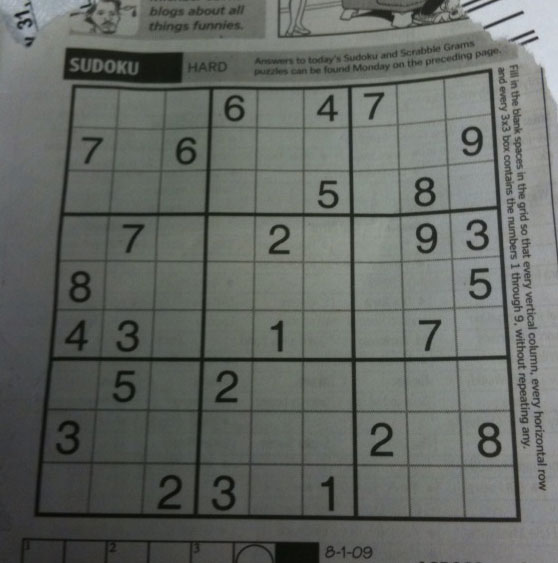
#> input picture weekly_exercises/data/images/sudoku.png, 558 x 563 px
$ jupyter execute --allow-errors week5.ipynb
#> lines starting #> are read from the running program, lines starting #| are printed output that depends on the picture; after the words box and inside, x2 and y2 are one past the last pixel; in counts of white or black regions, pixels touching at a corner belong together
# Segmentation & Morphological Operations

[cell 1]
import numpy as np
import cv2
import matplotlib.pyplot as plt
import os

imagesDir = './data/images' # Change this, according to your images' directory path

13. Segmentation - Thresholding

[cell 2]
# Read the iamge
filename = 'sudoku.png'
img = cv2.imread(os.path.join(imagesDir, filename))   # Thresholding is done on grayscale images
#> img is the input picture: shape (563, 558, 3); mean B, G, R 99.5, 104.1, 100

# if image is not read properly, print error message and exit
if img is None:
    print("Could not read the image.")
else:
    plt.imshow(img)
    plt.title('Original Image')
    plt.axis('off')
    plt.show()

# Convert to grayscale
gray = cv2.cvtColor(img, cv2.COLOR_BGR2GRAY)

[cell 3]
# Let's first compare the different simple thresholding methods
ret, thresh1 = cv2.threshold(gray, 127, 255, cv2.THRESH_BINARY)
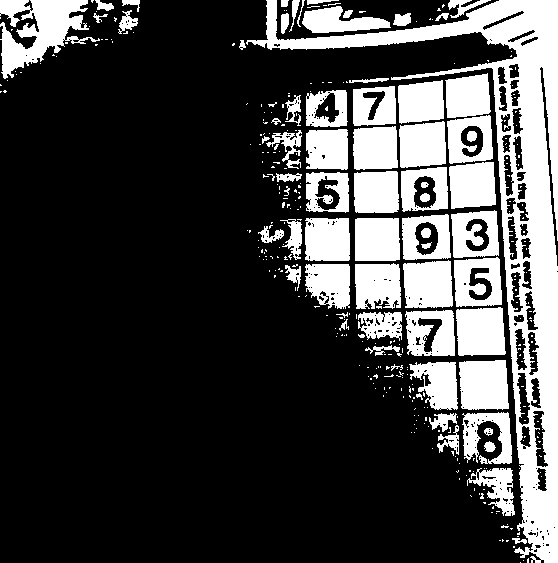
#> thresh1: shape (563, 558); 26% white; 351 white regions (281 under 20 px), largest, box (x1, y1, x2, y2) and area: (246, 0, 558, 563) 26722, (0, 0, 100, 79) 3842, (459, 360, 509, 410) 2280
ret, thresh2 = cv2.threshold(gray, 127, 255, cv2.THRESH_BINARY_INV)
ret, thresh3 = cv2.threshold(gray, 127, 255, cv2.THRESH_TRUNC)
ret, thresh4 = cv2.threshold(gray, 127, 255, cv2.THRESH_TOZERO)
ret, thresh5 = cv2.threshold(gray, 127, 255, cv2.THRESH_TOZERO_INV)

# Plot the results
titles = ['Original Image', 'BINARY', 'BINARY_INV', 'TRUNC', 'TOZERO', 'TOZERO_INV']
images = [gray, thresh1, thresh2, thresh3, thresh4, thresh5]

# set figure size
plt.rcParams["figure.figsize"] = (12, 12)
# plot the images
for i in range(6):
    plt.subplot(2, 3, i+1)
    plt.imshow(images[i], 'gray', vmin=0, vmax=255)
    plt.title(titles[i])
    plt.axis('off')

[cell 4]
# In Global Thresholding, we used an arbitrary chosen value as threshold. Otsu's method avoids having to choose a value and determines it automatically.
# Essentially, it views the image as a histogram and tries to find an optimal threshold value that minimizes the intra-class variance. That is, a threshold value that splits the
# image into two parts with the least amount of variance between them.

# Otsu's thresholding
ret, otsuTh1 = cv2.threshold(gray, 0, 255, cv2.THRESH_BINARY + cv2.THRESH_OTSU)
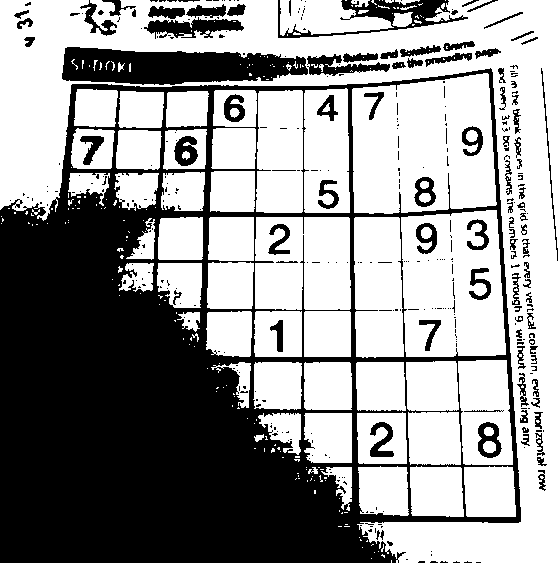
#> otsuTh1: shape (563, 558); 59% white; 359 black regions (263 under 20 px), largest, box (x1, y1, x2, y2) and area: (0, 68, 521, 563) 105703, (62, 47, 308, 85) 6806, (278, 0, 468, 38) 2033
#> ret = 97

# Otsu's thresholding after Gaussian filtering (5x5)
blur = cv2.GaussianBlur(gray, (5, 5), 0)
ret, otsuTh2 = cv2.threshold(blur, 0, 255, cv2.THRESH_BINARY + cv2.THRESH_OTSU)

# Plot the results
titles = [
            'Original Noisy Image', "Histogram", 'Global Thresholding (v = 127)',
            'Original Noisy Image', 'Histogram', "Otsu's Thresholding",
            'Gaussian filtered Image', 'Histogram', "Otsu's Thresholding"
        ]
images = [
            gray, 0, thresh1,
            gray, 0, otsuTh1,
            blur, 0, otsuTh2
        ]

# set figure size
plt.rcParams["figure.figsize"] = (18, 10)
# plot the images
for i in range(3):
    plt.subplot(3, 3, i*3+1)
    plt.imshow(images[i*3], 'gray')
    plt.title(titles[i*3])
    plt.axis('off')

    plt.subplot(3, 3, i*3+2)
    plt.hist(images[i*3].ravel(), 256)
    plt.title(titles[i*3+1])
    plt.axis('off')

    plt.subplot(3, 3, i*3+3)
    plt.imshow(images[i*3+2], 'gray', vmin=0, vmax=255)
    plt.title(titles[i*3+2])
    plt.axis('off')

[cell 5]
# Previously, we used one global value as a threshold. But this might not be good in all cases, e.g. if an image has different lighting conditions in different areas.
# In that case, Adaptive Thresholding can help. Here, the algorithm determines the threshold for a pixel based on a small region around it.
# So we get different thresholds for different regions of the same image which gives better results for images with varying illumination.

# Adaptive Thresholding
# blockSize: size of a pixel neighborhood that is used to calculate a threshold value for the pixel
# C: constant subtracted from the mean or weighted mean
def adaptiveThresholding(img, blockSize, C):
    # Blurs the image to remove noise
#> called with blockSize = 11, C = 2
    smoothImg = cv2.medianBlur(img, 5)

    # Global thresholding
    ret, th_global = cv2.threshold(smoothImg, 127, 255, cv2.THRESH_BINARY)

    # Adaptive thresholding
    # Adaptive Mean Thresholding
    th_adaptive1 = cv2.adaptiveThreshold(smoothImg, 255, cv2.ADAPTIVE_THRESH_MEAN_C, cv2.THRESH_BINARY, blockSize, C)
    # Adaptive Gaussian Thresholding
    th_adaptive2 = cv2.adaptiveThreshold(smoothImg, 255, cv2.ADAPTIVE_THRESH_GAUSSIAN_C, cv2.THRESH_BINARY, blockSize, C)
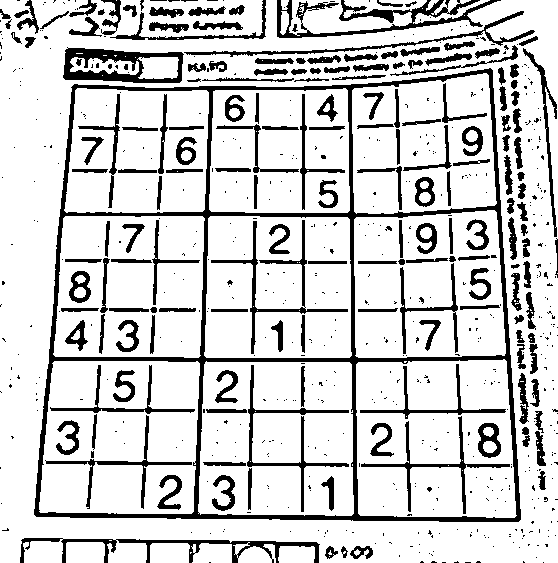
#> th_adaptive2: shape (563, 558); 81.8% white; 695 black regions (518 under 20 px), largest, box (x1, y1, x2, y2) and area: (34, 68, 521, 522) 14492, (277, 0, 501, 38) 2417, (63, 47, 184, 83) 2026

    # Plot the results
    titles = ['Original Image', 'Global Thresholding (v = 127)', 'Adaptive Mean Thresholding', 'Adaptive Gaussian Thresholding']
    images = [smoothImg, th_global, th_adaptive1, th_adaptive2]

    # set figure size
    plt.rcParams["figure.figsize"] = (12, 12)
    # plot the images
    for i in range(4):
        plt.subplot(2, 2, i+1)
        plt.imshow(images[i], 'gray')
        plt.title(titles[i])
        plt.axis('off')

adaptiveThresholding(gray, 11, 2)

14. Segmentation - K-Means

[cell 6]
# Read the image
filename = 'sudoku.png'
img = cv2.imread(os.path.join(imagesDir, filename))   # Segmentation is done on grayscale images

# if image is not read properly, print error message and exit
if img is None:
    print("Could not read the image.")
else:
    plt.imshow(img)
    plt.title('Original Image')
    plt.axis('off')
    plt.show()

# Convert to grayscale
gray = cv2.cvtColor(img, cv2.COLOR_BGR2GRAY)

[cell 7]
# Reshape the image to a 2D array of pixels and 3 color values (RGB)
# (height * width, 3) This is needed to apply kmeans()
pixel_values = img.reshape((-1, 3))
# Convert to float type
pixel_values = np.float32(pixel_values)
print("pixel_values shape: ", pixel_values.shape)
#| pixel_values shape:  (314154, 3)

# Define the criteria to stop the K-means algorithm
# (Criteria, max_iter, epsilon)
criteria = (cv2.TERM_CRITERIA_EPS + cv2.TERM_CRITERIA_MAX_ITER, 10, 0.5)
# Set flags - Specify how initial centers are taken
flags = cv2.KMEANS_RANDOM_CENTERS
# Number of clusters (K)
K = 4

# Apply K-Means
retval, labels, centers = cv2.kmeans(pixel_values, K, None, criteria, 10, flags)
#> retval = 144477168.4; centers = [[105.7, 111.7, 107], [140.2, 143.6, 139], [37.3, 41.41, 38.7], [75.49, 79.63, 76.22]]

# Convert back to 8 bit values
centers = np.uint8(centers)
#> centers = [[105, 111, 107], [140, 143, 138], [37, 41, 38], [75, 79, 76]]
print("centers: ", centers.shape)
#| centers:  (4, 3)

print("labels: ", labels.shape)
#| labels:  (314154, 1)


segmented_data = centers[labels.flatten()]  # Mapping labels to center points
segmented_image = segmented_data.reshape((img.shape))  # Reshaping data into the original image dimensions

# Plot the results
plt.imshow(segmented_image)

15. Segmentation - Watersheds

[cell 8]
# Read the image
filename = 'watershed_coins.jpg'
img = cv2.imread(os.path.join(imagesDir, filename))
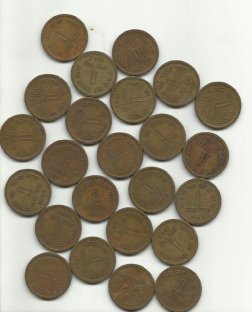
#> input picture weekly_exercises/data/images/watershed_coins.jpg, 252 x 312 px
#> img is the input picture: shape (312, 252, 3); mean B, G, R 136.3, 153.2, 161.4
# if image is not read properly, print error message and exit
if img is None:
    print("Could not read the image.")
else:
    img = cv2.cvtColor(img, cv2.COLOR_BGR2RGB)  # matplotlib uses RGB format
    plt.imshow(img)
    plt.title('Original Image')
    plt.axis('off')
    plt.show()

# Convert to grayscale
gray = cv2.cvtColor(img, cv2.COLOR_RGB2GRAY)
#> gray: shape (312, 252)

[cell 9]
# We start by finding an approximate estimate of the coins. We'll use Otsu's Binarization thresholding for this.
# We use THRESH_BINARY_INV, since the background is brighter than the coins.
threshVal, threshImg = cv2.threshold(gray, 0, 255, cv2.THRESH_BINARY_INV + cv2.THRESH_OTSU)
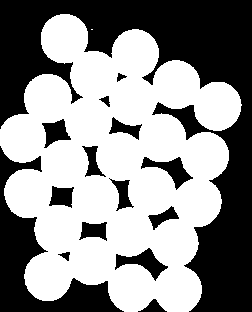
#> threshImg: shape (312, 252); 55.9% white; 15 black regions, largest, box (x1, y1, x2, y2) and area: (0, 0, 252, 312) 24925, (0, 146, 124, 312) 5653, (115, 248, 168, 281) 657
#> threshVal = 162

# Show the result
plt.imshow(threshImg, 'gray')
plt.title("Otsu Thresholded Image")
plt.axis('off')
plt.show()

[cell 10]
# Now we need to remove any small white noise in the image. We'll use morphological opening for that. TO remove any small holes in the object, we cna use morphological closing.
# So, we will end up with:
# Foreground -> Region near the center of objects we are sure its foreground
# Background -> Region much away from the objects we are sure its background
# Unknown -> Region which may be foreground or background

# We will use the distance transform to extract the area we are use its foreground and dilation to extract the area we are sure its background.

# Noise removal
kernel = np.ones((3, 3), np.uint8)
opening = cv2.morphologyEx(threshImg, cv2.MORPH_OPEN, kernel, iterations=2)

# sure background area
sure_bg = cv2.dilate(opening, kernel, iterations=3)

# sure foreground area. Erosion could be used instead of distance transform if we are sure that the objects are not touching each other.
dist_transform = cv2.distanceTransform(opening, cv2.DIST_L2, 5)
ret, sure_fg = cv2.threshold(dist_transform, 0.7*dist_transform.max(), 255, 0)
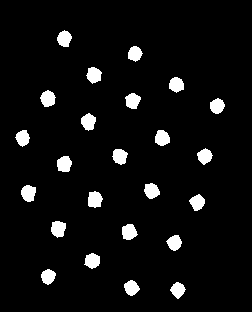
#> sure_fg: shape (312, 252) float32; 5.6% white; 24 white regions, largest, box (x1, y1, x2, y2) and area: (88, 191, 103, 208) 198, (21, 185, 36, 202) 196, (51, 221, 66, 238) 196
#> ret = 16.78

# Finding unknown region
sure_fg = np.uint8(sure_fg)
unknown = cv2.subtract(sure_bg, sure_fg)

# Show the results
plt.rcParams["figure.figsize"] = (8, 8)
plt.subplot(221), plt.imshow(opening, 'gray'), plt.title("Opening")
plt.subplot(222), plt.imshow(sure_bg, 'gray'), plt.title("Sure Background")
plt.subplot(223), plt.imshow(dist_transform, 'gray'), plt.title("Distance Transform")
plt.subplot(224), plt.imshow(sure_fg, 'gray'), plt.title("Sure Foreground")
plt.show()

[cell 11]
# Now we know for sure which are regions of coins and background. What is left is to discover the unknown regions. For that,
# we will create a marker (array with the same size of the original image) and label the regions inside it. The regions we know for sure (foreground and background)
# are labelled with any positive integers, but different integers, and the area we don't know is labelled with 0. For this, we will apply the cv2.connectedComponents()
# It labels background with 0, and other objects starting from 1, so we will add 1 to all labels to make sure the background is not 0, but 1.

# Marker labelling
# This will label the regions with different integers, using the sure foreground image.
ret, markers = cv2.connectedComponents(sure_fg)
#> ret = 25

# Add one to all labels so that background is not 0, but 1
markers = markers + 1

# Mark the unknown regions with zero
markers[unknown == 255] = 0

print("markers shape", markers.shape)
#| markers shape (312, 252)

# Display the markers
plt.imshow(markers, 'jet')  # jet is a colormap
plt.title("Markers")
plt.axis('off')
plt.show()

[cell 12]
# Now that our marker is ready, we can apply the Watershed algorithm. The marker image will be modified and the boundary region marked with -1.
markers = cv2.watershed(img, markers)
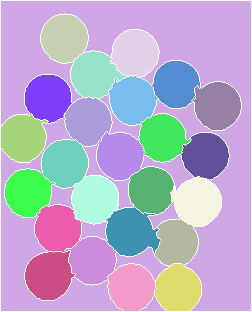
#> markers: shape (312, 252) int32; 26 distinct labels, from -1 to 25; one colour per label, 0 black, -1 white

# Change the color of the pixels that are marked as boundary
img[markers == -1] = [255, 0, 0]

# Display the results
plt.subplot(1, 2, 1), plt.imshow(markers, 'jet'), plt.title("Markers after Watershed"), plt.axis('off')
plt.subplot(1, 2, 2), plt.imshow(img), plt.title("Segmented Image w/ Watershed"), plt.axis('off')

plt.show()

16. Segmentation - Meanshift

[cell 13]
def load_img(path):
#> called with path = './data/images/roundObjects_02.jpg'
    img = cv2.imread(path)
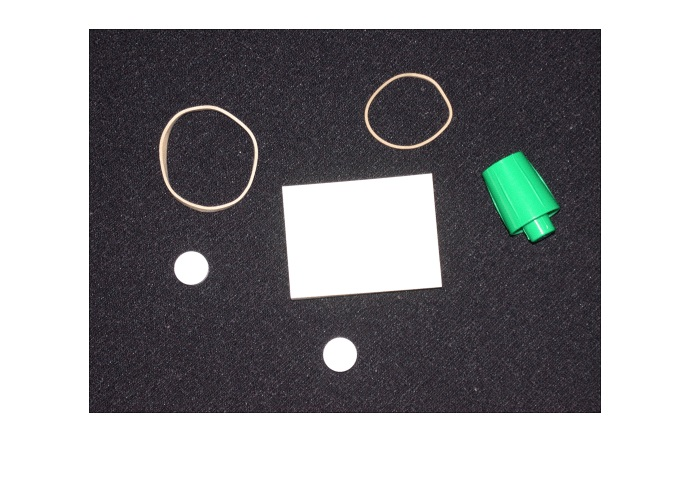
#> input picture weekly_exercises/data/images/roundObjects_02.jpg, 692 x 477 px
#> img is the input picture: shape (477, 692, 3); mean B, G, R 149.2, 146.9, 147.1
    # if image is not read properly, print error message and exit
    if img is None:
        print("Could not read the image.")
        return None

    return img

img1 = load_img(os.path.join(imagesDir, "roundObjects_02.jpg"))
img2 = load_img(os.path.join(imagesDir, "watershed_coins.jpg"))

# Convert to RGB
img1 = cv2.cvtColor(img1, cv2.COLOR_BGR2RGB)
img2 = cv2.cvtColor(img2, cv2.COLOR_BGR2RGB)

# Show images
plt.rcParams["figure.figsize"] = (10, 5)
plt.subplot(1, 2, 1), plt.imshow(img1), plt.title("Image 1"), plt.axis('off')
plt.subplot(1, 2, 2), plt.imshow(img2), plt.title("Image 2"), plt.axis('off')

# Convert to grayscale
gray = cv2.cvtColor(img, cv2.COLOR_RGB2GRAY)

[cell 14]
# segment the image using the Meanshift algorithm
segmented1 = cv2.pyrMeanShiftFiltering(img1, 21, 51)
segmented2 = cv2.pyrMeanShiftFiltering(img2, 21, 51)

# Display the results
plt.rcParams["figure.figsize"] = (10, 5)
plt.subplot(1, 2, 1), plt.imshow(segmented1), plt.title("Segmented 1"), plt.axis('off')
plt.subplot(1, 2, 2), plt.imshow(segmented2), plt.title("Segmented 2"), plt.axis('off')

17. Segmentation & Tracking - Histogram backprojection + CamShift

[cell 15]
# a) Use the histogram bakprojection technique – cv.calcBackProject () – to segment the sky or the grass in
# landscape images (figure 6).
# Theory: https://docs.opencv.org/4.x/da/d7f/tutorial_back_projection.html

# Read the image
imgPath = os.path.join(imagesDir, "hist_b-p_sky_grass_01.jpg")
img = cv2.imread(imgPath)
# if image is not read properly, print error message and exit
if img is None:
    print("Could not read the image.")
else:
    # Show the image
    img_rgb = cv2.cvtColor(img, cv2.COLOR_BGR2RGB)
    plt.imshow(img_rgb)
    plt.title("Original Image")
    plt.axis('off')
    plt.show()

[cell 16]
def hist_backproj_slider(img):
    # Transform img to HSV format
    hsv = cv2.cvtColor(img, cv2.COLOR_BGR2HSV)

    # For now, use only the Hue Channel (1-D histogram)
    ch = (0, 0) # channel 0, channel 0
    hue = np.empty(hsv.shape, hsv.dtype)
    cv2.mixChannels([hsv], [hue], ch)   # copy the hue channel from the image to the hue array

    window_img = "Source image"
    cv2.namedWindow(window_img)
    bins = 25

    # Function to call when the trackbar value is changed (number of bins)
    # [23 lines left out: function onTrackbarChange, not called in this run]

    cv2.createTrackbar("bins", window_img, bins, 180, onTrackbarChange)
    onTrackbarChange(bins)  # call the function once to initialize

    # Wait until user press some key
    cv2.imshow(window_img, img)
    cv2.waitKey(0)
    cv2.destroyAllWindows()

#> (the rest of this cell did not finish here and is left out)

[cell 17]
# Do histogram backprojection using Hue and Saturation channels and pre-defined parameters
# img: input image
# histImg: Image used for the histogram calculation - This may be different from the original image if we want to use a Region of Interest
# [37 lines left out: function hist_backproj, not called in this run]


# Filter the image to a certain color range
#> (the rest of this cell did not finish here and is left out)

[cell 18]
# b) Use histogram backprojection together with the Continuously Adaptive Mean Shift algorithm - cv.CamShift() – to
# track an object in a video.

# Exampe with MEAN SHIFT

# Initialize the Video Capture
videoPath = os.path.join(imagesDir, "CamShift_slow_traffic_small.mp4")
cap = cv2.VideoCapture(videoPath)

# Take the first frame of the video
ret, frame = cap.read()
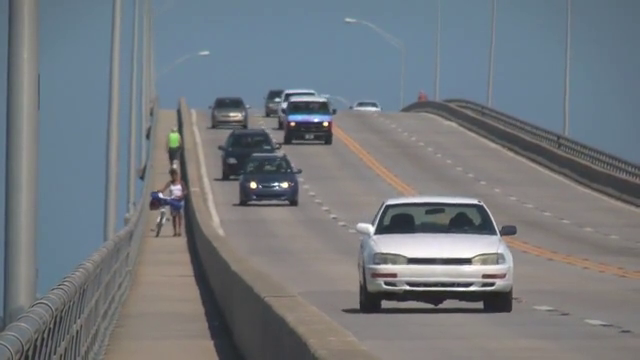
#> input picture frame 91 of weekly_exercises/data/images/CamShift_slow_traffic_small.mp4, 640 x 360 px
#> frame is the input picture: shape (360, 640, 3); mean B, G, R 126.6, 121.2, 115.7

# Setup the initial location of the window
x, y, w, h = 300, 200, 100, 50 # Hardcoded values for the first frame
track_window = (x, y, w, h)

# Set up the ROI (Region of Interest) for tracking
roi = frame[y:y+h, x:x+w]
hsv_roi = cv2.cvtColor(roi, cv2.COLOR_BGR2HSV)
# Filter low saturation and low value pixels
mask = cv2.inRange(hsv_roi, np.array((0., 60., 32.)), np.array((180., 255., 255.)))

# Calculate the histogram of the ROI using only the Hue channel
roi_hist = cv2.calcHist([hsv_roi], [0], mask, [180], [0, 180])
#> roi_hist = 180 values, max 61 at index 108, min 0 at index 0, mean 0.978
# Normalize the histogram
cv2.normalize(roi_hist, roi_hist, 0, 255, cv2.NORM_MINMAX)

# Setup the termination criteria, either 10 iteration or move by at least 1 pt
term_crit = (cv2.TERM_CRITERIA_EPS | cv2.TERM_CRITERIA_COUNT, 10, 1)

while(1):
    # Read a new frame
    ret, frame = cap.read()
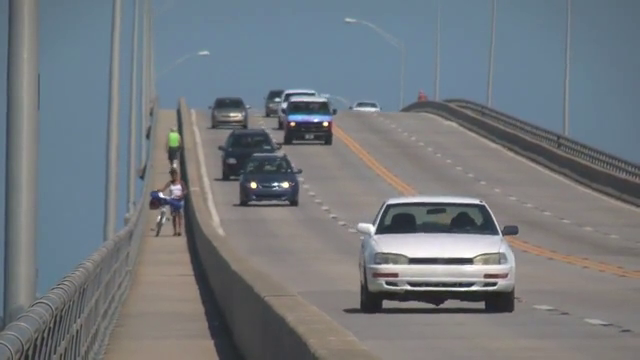
#> input picture frame 92 of weekly_exercises/data/images/CamShift_slow_traffic_small.mp4, 640 x 360 px
#> frame is the input picture: shape (360, 640, 3); mean B, G, R 126.3, 121.1, 115.4

    if ret == True:
        hsv = cv2.cvtColor(frame, cv2.COLOR_BGR2HSV)

        # Calculate the backprojection image using the histogram calculated before
        new_backproj = cv2.calcBackProject([hsv], [0], roi_hist, [0, 180], 1)

        # Apply MeanShift to get the new location
        ret, track_window = cv2.meanShift(new_backproj, track_window, term_crit)
#> ret = 3; track_window = (347, 199, 100, 50)
        x, y, w, h = track_window   # Get the new coordinates
#> x = 347; y = 199; w = 100; h = 50

        # Draw it on image
        img2 = cv2.rectangle(frame, (x, y), (x+w, y+h), 255, 2)
        cv2.imshow("MeanShift Rectangle", img2)

        key = cv2.waitKey(30)
#> (key Esc is pressed here)
        if key == 27:   # ESC key
            cv2.destroyAllWindows()
            break
    else:
        break

[cell 19]
# Example with Cam Shift
# b) Use histogram backprojection together with the Continuously Adaptive Mean Shift algorithm - cv.CamShift() – to
# track an object in a video.

# Exampe with MEAN SHIFT

# Initialize the Video Capture
videoPath = os.path.join(imagesDir, "CamShift_slow_traffic_small.mp4")
cap = cv2.VideoCapture(videoPath)

# Take the first frame of the video
ret, frame = cap.read()

# Setup the initial location of the window
x, y, w, h = 300, 200, 100, 50  # Indicate the location of the ROI for the first frame (hardcoded values)
track_window = (x, y, w, h)

# Set up the ROI (Region of Interest) for tracking
roi = frame[y:y+h, x:x+w]
hsv_roi = cv2.cvtColor(roi, cv2.COLOR_BGR2HSV)
# Filter low saturation and low value pixels
mask = cv2.inRange(hsv_roi, np.array((0., 60., 32.)), np.array((180., 255., 255.)))

# Calculate the histogram of the ROI using only the Hue channel
roi_hist = cv2.calcHist([hsv_roi], [0], mask, [180], [0, 180])
# Normalize the histogram
cv2.normalize(roi_hist, roi_hist, 0, 255, cv2.NORM_MINMAX)

# Setup the termination criteria, either 10 iteration or move by at least 1 pt
term_crit = (cv2.TERM_CRITERIA_EPS | cv2.TERM_CRITERIA_COUNT, 10, 1)

while(1):
    # Read a new frame
    ret, frame = cap.read()

    if ret == True:
        hsv = cv2.cvtColor(frame, cv2.COLOR_BGR2HSV)

        # Calculate the backprojection image using the histogram calculated before
        new_backproj = cv2.calcBackProject([hsv], [0], roi_hist, [0, 180], 1)

        # Apply MeanShift to get the new location
        ret, track_window = cv2.CamShift(new_backproj, track_window, term_crit)
#> ret = ((398, 226), (42.78, 91.15), 70.76); track_window = (354, 205, 88, 42)

        # Draw it on image
        pts = cv2.boxPoints(ret)
#> pts = [[347.9, 220.8], [434, 190.8], [448.1, 231.2], [362, 261.2]]
        pts = np.int0(pts)
#> pts = [[347, 220], [433, 190], [448, 231], [362, 261]]
        img2 = cv2.polylines(frame, [pts], True, 255, 2)
        cv2.imshow("MeanShift Rectangle", img2)

        key = cv2.waitKey(30)
#> (key Esc is pressed here)
        if key == 27:   # ESC key
            cv2.destroyAllWindows()
            break
    else:
        break
